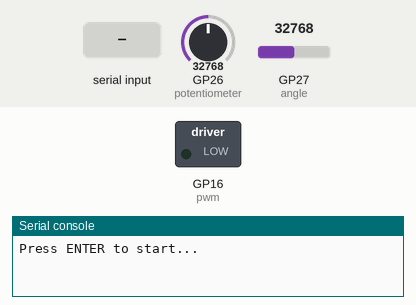
Simulated run of this program. Board: Raspberry Pi Pico running MicroPython. Shown: switched loads named in the program (green lamp = pin HIGH), the last lines printed to the serial console. The inputs (shaded band) are chosen by the test bench; at power-on: GP26 (potentiometer) = 32768, GP27 (angle) = 32768 (analog values on the 0–65535 scale). Files the program writes start out absent.

Above: at 1.2 s.
1.3 s: "1" typed at the serial console, then Enter
At 2.5 s:
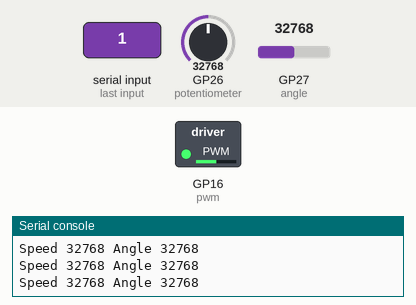
2.8 s: GP26 (potentiometer) set to 45874
At 4.0 s:
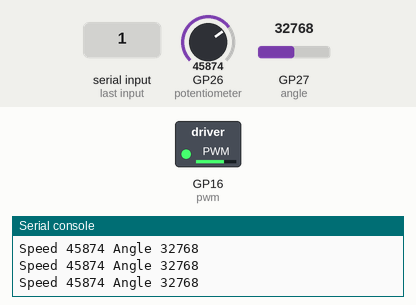
4.3 s: GP26 (potentiometer) set to 57670
At 5.4 s:
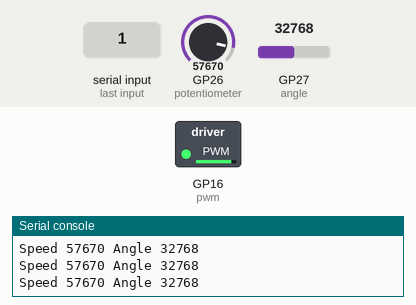
5.8 s: GP26 (potentiometer) set to 7864
At 6.9 s:
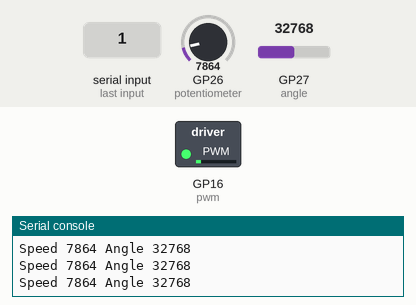
Timing chart, 0 to 8.3 s (numbered marks = the images above; inputs shaded):
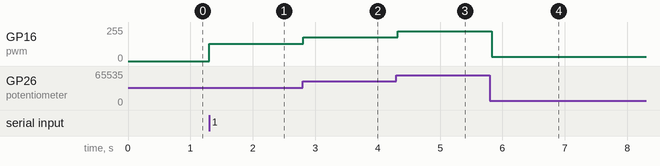

The program:

test.py
```python
# Raspberry Pi Pico Analog Input Test
# and logging to file

# POT - Pico GPIO 26 ADC0 - Pin 32

# Testing for BAA RAG


import machine
import utime
import uos

pwm = machine.PWM(machine.Pin(16))
pwm.freq(10000)

potentiometer = machine.ADC(26)
angle = machine.ADC(27)

def run():
    logFile = open('vals.txt', 'a')
    for i in range(101):
        speed = potentiometer.read_u16()
        logFile.write(str(speed) + '\n')
        logFile.flush()
        motorPos = angle.read_u16()
        pwm.duty_u16(speed)
        print("Speed", speed, "Angle", motorPos)
        utime.sleep(0.1)

    logFile.close()
    space = uos.statvfs('/')
    total_space = space[0] * space[2]
    free_space = space[1] * space[3]
    used = total_space - free_space
    used_percentage = used / total_space * 100
    print('Total = {}\r\nFree  = {}\r\nUsed  = {} = {:.1f}%'.format(total_space, free_space, total_space - free_space, used_percentage))

input("Press ENTER to start...")
#print("Speed", 0, "Drive", 65535)
run()
```

Measured:
- after the input at 1.3 s, GP16 (pwm): 0/255 → 128/255 at once
- after the input at 2.8 s, GP16 (pwm): 128/255 → 178/255 at once
- after the input at 4.3 s, GP16 (pwm): 178/255 → 224/255 at once
- after the input at 5.8 s, GP16 (pwm): 224/255 → 31/255 at once
